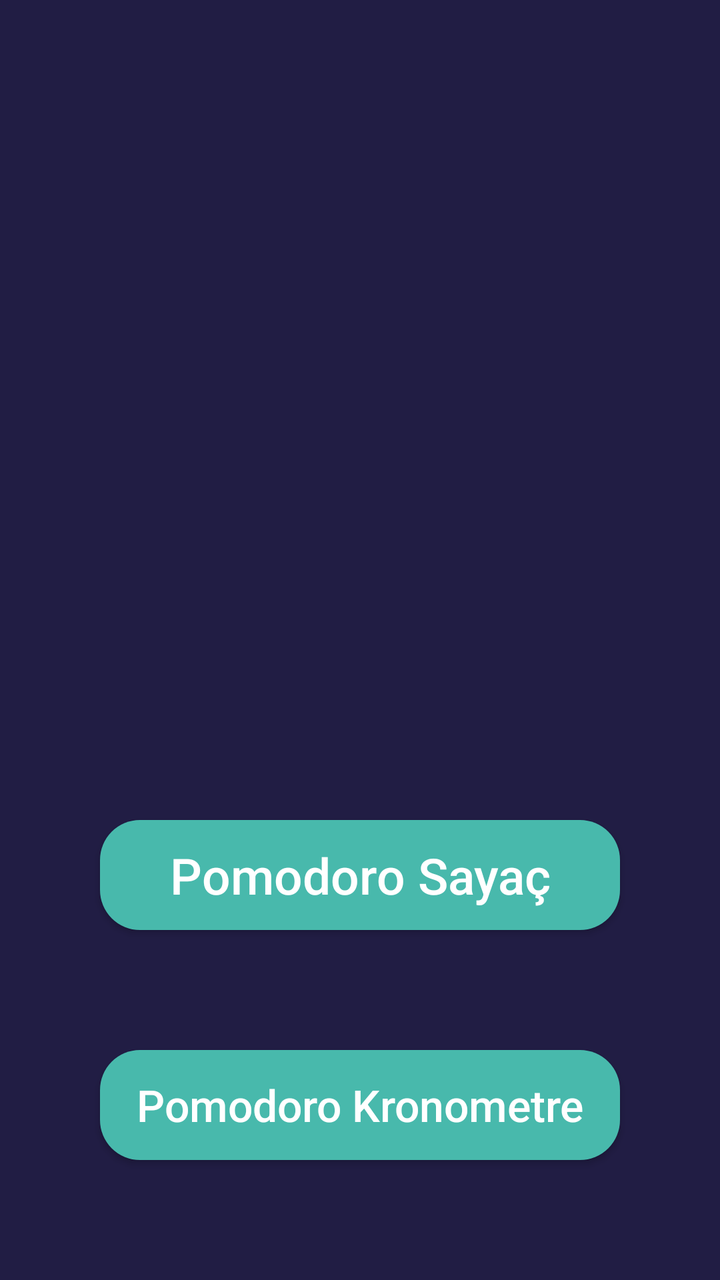
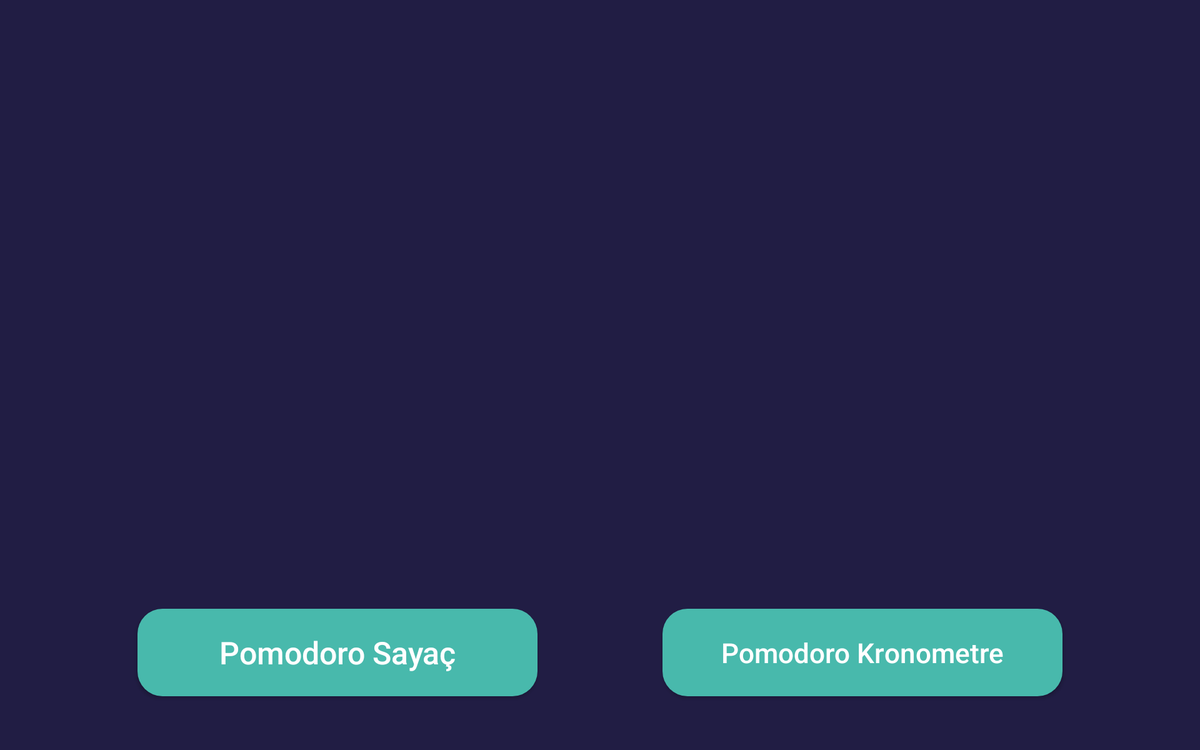

One screen, two layout resources from the same app: the default and the repository's alternative for another configuration. Each is rendered where Android would select it; the XML of both is given below.
<!-- AndroidManifest.xml: application theme Theme.Notes -->
<!-- res/layout/activity_progresstart.xml -->
<?xml version="1.0" encoding="utf-8"?>
<LinearLayout xmlns:android="http://schemas.android.com/apk/res/android"
    xmlns:app="http://schemas.android.com/apk/res-auto"
    xmlns:tools="http://schemas.android.com/tools"
    android:layout_width="match_parent"
    android:layout_height="match_parent"
    android:layout_gravity="center"
    android:background="@color/backround_blue"
    android:gravity="center"
    android:orientation="vertical"
    tools:context=".progresstart">

    <ImageView
        android:id="@+id/imageViewpomo"
        android:layout_width="380dp"
        android:layout_height="390dp"
        android:scaleType="centerCrop"
        app:layout_constraintBottom_toTopOf="@+id/btnset2"
        app:layout_constraintEnd_toEndOf="parent"
        app:layout_constraintStart_toStartOf="parent"
        app:layout_constraintTop_toTopOf="parent"
        app:srcCompat="@drawable/imgp" />

    <androidx.appcompat.widget.AppCompatButton
        android:id="@+id/pomodoro"


        android:layout_width="260dp"

        android:layout_height="55dp"


        android:layout_marginTop="30dp"
        android:layout_marginBottom="30dp"
        android:background="@drawable/btn"
        android:shadowDx="0"
        android:shadowDy="0"
        android:shadowRadius="5"
        android:text="Pomodoro Sayaç"
        android:textAllCaps="false"
        android:textColor="#ffffff"
        android:textSize="25sp"
        app:layout_constraintBottom_toTopOf="@+id/btnset"
        app:layout_constraintEnd_toEndOf="parent"
        app:layout_constraintStart_toStartOf="parent" />


    <androidx.appcompat.widget.AppCompatButton
        android:id="@+id/btnset3"
        android:layout_width="260dp"
        android:layout_height="55dp"
        android:layout_marginTop="30dp"
        android:layout_marginBottom="70dp"
        android:background="@drawable/btn"
        android:shadowDx="0"
        android:shadowDy="0"
        android:shadowRadius="5"
        android:text="Pomodoro Kronometre"
        android:textAllCaps="false"
        android:textColor="#ffffff"
        android:textSize="22sp"
        app:layout_constraintBottom_toBottomOf="parent"
        app:layout_constraintEnd_toEndOf="parent"
        app:layout_constraintHorizontal_bias="1.0"
        app:layout_constraintStart_toStartOf="parent" />


</LinearLayout>
<!-- resources referenced by this layout -->
<resources>
  <color name="backround_blue">#211D44</color>
  <!-- drawable btn (drawable) -->
  <?xml version="1.0" encoding="utf-8"?>
  <shape xmlns:android="http://schemas.android.com/apk/res/android">
  
      <solid
          android:color="#48B9AC"
  
          />
          <corners
              android:radius="20dp"
              />
  </shape>
  <style name="Theme.Notes" parent="Theme.MaterialComponents.DayNight.DarkActionBar">
          
          <item name="colorPrimary">@color/backround_blue</item>
          <item name="colorPrimaryVariant">@color/backround_blue</item>
          <item name="colorOnPrimary">@color/white</item>
          
          <item name="colorSecondary">@color/teal_200</item>
          <item name="colorSecondaryVariant">@color/teal_700</item>
          <item name="colorOnSecondary">@color/black</item>
          
          <item name="android:statusBarColor" tools:targetApi="l">?attr/colorPrimaryVariant</item>
          
      </style>
  <color name="white">#FFFFFFFF</color>
  <color name="teal_200">#FF03DAC5</color>
  <color name="teal_700">#FF018786</color>
  <color name="black">#FF000000</color>
</resources>
<!-- res/layout-sw600dp-land/activity_progresstart.xml (the repository's variant of the layout above) -->
<!-- drawn on a 7-inch tablet turned sideways -->
<?xml version="1.0" encoding="utf-8"?>
<LinearLayout xmlns:android="http://schemas.android.com/apk/res/android"
    xmlns:app="http://schemas.android.com/apk/res-auto"
    xmlns:tools="http://schemas.android.com/tools"
    android:layout_width="match_parent"
    android:layout_height="match_parent"
    android:layout_gravity="center"
    android:background="@color/backround_blue"
    android:gravity="center"
    android:orientation="vertical"
    tools:context=".progresstart">

    <ImageView
        android:id="@+id/imageViewpomo"
        android:layout_width="581dp"
        android:layout_height="444dp"
        android:scaleType="centerCrop"
        app:layout_constraintBottom_toTopOf="@+id/btnset2"
        app:layout_constraintEnd_toEndOf="parent"
        app:layout_constraintStart_toStartOf="parent"
        app:layout_constraintTop_toTopOf="parent"
        app:srcCompat="@drawable/imgp" />

    <LinearLayout
        android:layout_width="match_parent"
        android:layout_height="match_parent"
        android:gravity="center"
        android:orientation="horizontal">

        <androidx.appcompat.widget.AppCompatButton
            android:id="@+id/pomodoro"


            android:layout_width="320dp"

            android:layout_height="70dp"


            android:layout_margin="50dp"
            android:layout_marginBottom="30dp"
            android:background="@drawable/btn"
            android:shadowDx="0"
            android:shadowDy="0"
            android:shadowRadius="5"
            android:text="Pomodoro Sayaç"
            android:textAllCaps="false"
            android:textColor="#ffffff"
            android:textSize="25sp"
            app:layout_constraintBottom_toTopOf="@+id/btnset"
            app:layout_constraintEnd_toEndOf="parent"
            app:layout_constraintStart_toStartOf="parent" />

        <androidx.appcompat.widget.AppCompatButton
            android:id="@+id/btnset3"
            android:layout_width="320dp"
            android:layout_height="70dp"
            android:layout_margin="50dp"
            android:layout_marginBottom="70dp"
            android:background="@drawable/btn"
            android:shadowDx="0"
            android:shadowDy="0"
            android:shadowRadius="5"
            android:text="Pomodoro Kronometre"
            android:textAllCaps="false"
            android:textColor="#ffffff"
            android:textSize="22sp"
            app:layout_constraintBottom_toBottomOf="parent"
            app:layout_constraintEnd_toEndOf="parent"
            app:layout_constraintHorizontal_bias="1.0"
            app:layout_constraintStart_toStartOf="parent" />
    </LinearLayout>


</LinearLayout>
